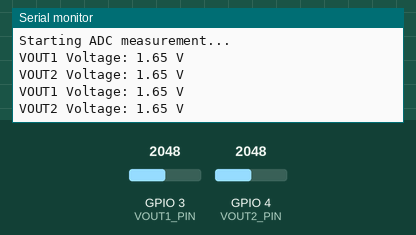
Recording of a program running on a simulated Seeed XIAO ESP32-C3. On the bench: the last lines printed to the serial monitor. The inputs (shaded band) are chosen by the test bench; at power-on: GPIO 3 (VOUT1_PIN) = 2048, GPIO 4 (VOUT2_PIN) = 2048 (analog values on the 0–4095 scale).

Above: at 2.8 s.
2.9 s: GPIO 3 (VOUT1_PIN) set to 2866
At 5.0 s:
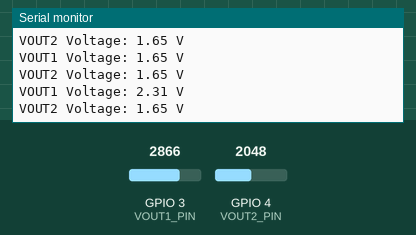
5.6 s: GPIO 4 (VOUT2_PIN) set to 2866
At 6.6 s:
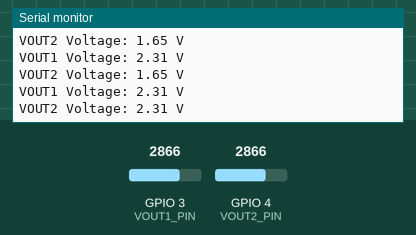
8.3 s: GPIO 3 (VOUT1_PIN) set to 3603
At 10.8 s:
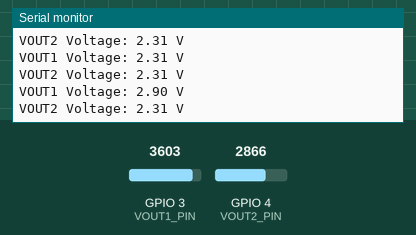
11.0 s: GPIO 4 (VOUT2_PIN) set to 3603
At 12.4 s:
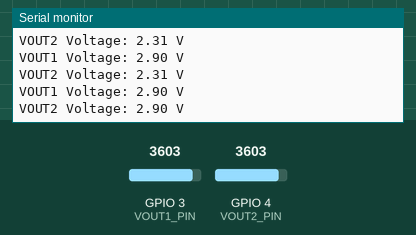
Timing chart, 0 to 14.0 s (numbered marks = the images above; inputs shaded):
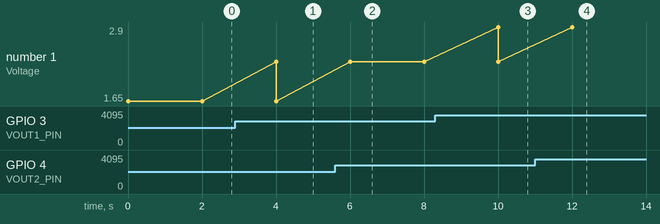

Measured:
- after the input at 2.9 s, the serial monitor: prints a new line after 1.1 s (image 1)
- after the input at 5.6 s, the serial monitor: prints a new line after 0.40 s (image 2)
- after the input at 8.3 s, the serial monitor: prints a new line after 1.7 s (image 3)
- after the input at 11.0 s, the serial monitor: prints a new line after 1.0 s (image 4)

The program:

main.cpp
```cpp
#include <Arduino.h>

#define VOUT1_PIN D1  // GPIO27 -> VOUT1 (J2)
#define VOUT2_PIN D2  // GPIO28 -> VOUT2 (J3)

// 参考电压和 ADC 分辨率
const float ADC_REF_VOLTAGE = 3.3;
const int ADC_MAX_VALUE = 4095;

void setup() {
  Serial.begin(115200);
  Serial.println("Starting ADC measurement...");

  // 确保引脚模式正确
  pinMode(VOUT1_PIN, INPUT);
  pinMode(VOUT2_PIN, INPUT);

  // 设置 ADC 分辨率（ESP32 C3 具有 12 位 ADC）
  analogReadResolution(12);  // 12-bit resolution (0-4095)
}

void loop() {
  int adcVOUT1 = analogRead(VOUT1_PIN);
  int adcVOUT2 = analogRead(VOUT2_PIN);

  float voltageVOUT1 = adcVOUT1 * (ADC_REF_VOLTAGE / ADC_MAX_VALUE);
  float voltageVOUT2 = adcVOUT2 * (ADC_REF_VOLTAGE / ADC_MAX_VALUE);

  Serial.print("VOUT1 Voltage: ");
  Serial.print(voltageVOUT1, 2);
  Serial.println(" V");

  Serial.print("VOUT2 Voltage: ");
  Serial.print(voltageVOUT2, 2);
  Serial.println(" V");

  delay(2000);
}
```
